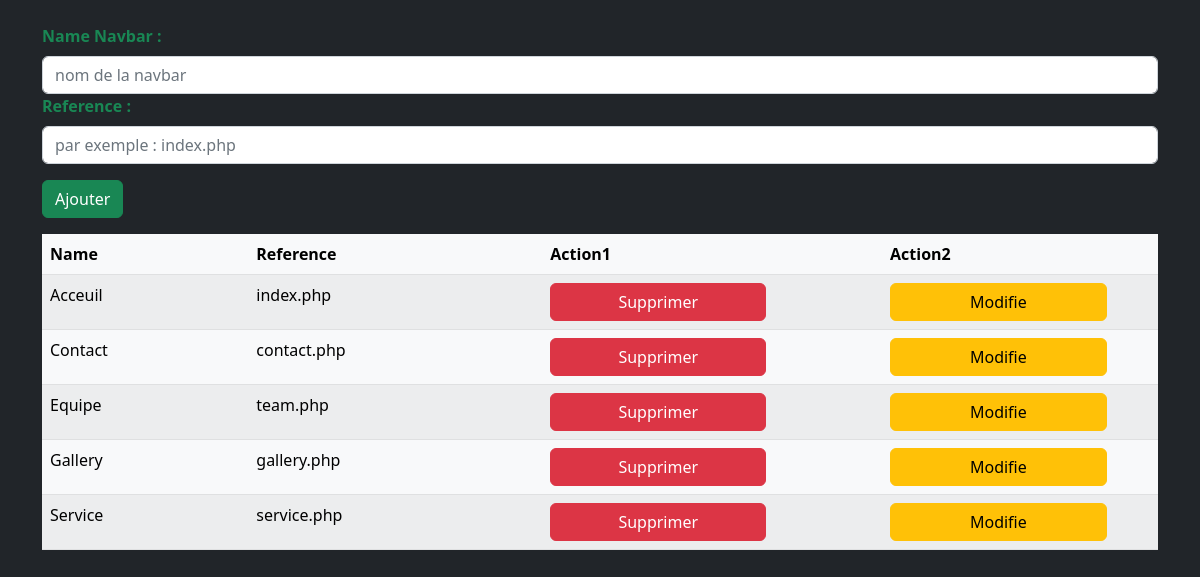
/phpnav/index.php, run on an earlier commit of the app's database.
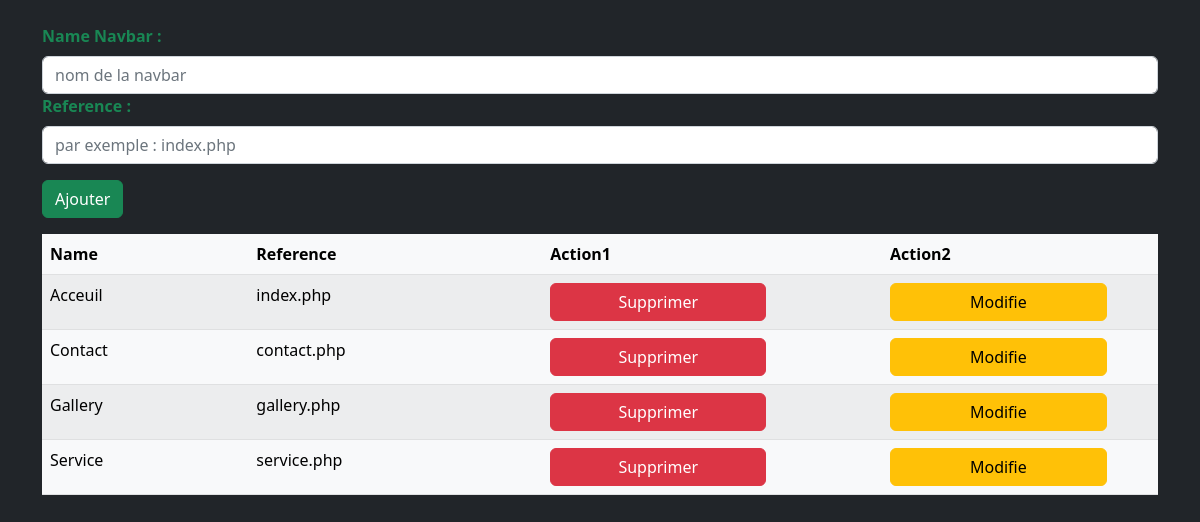
And on a later commit of the database.
### tables this page shows
CREATE TABLE `navbar` (
  `id` int(4) NOT NULL,
  `nav` varchar(30) NOT NULL,
  `refer` varchar(30) NOT NULL
);

### phpnav/index.php (the view, shortened to what this page needs)
<!doctype html>
<html lang="en">
  <head>
    <link href="https://cdn.jsdelivr.net/npm/bootstrap@5.2.3/dist/css/bootstrap.min.css" rel="stylesheet">
  </head>
  <body class="bg-dark">
    <div class="container">
        <form action="ajouternav.php" method="post" class="mt-4">
            <div class="form-group">
                <label for="" class="form-label fw-bold text-success">Name Navbar :</label>
                <input type="text" class="form-control" name="nv" placeholder="nom de la navbar">
            </div>
            <div class="form-group">
                <label for="" class="form-label fw-bold text-success">Reference :</label>
                <input type="text" class="form-control" name="rfr" placeholder="par exemple : index.php">
            </div>
            <input type="submit" value="Ajouter" class="btn btn-success my-3" name="sifat">
        </form>
        <table class="table table-striped table-light">
            <thead>
                <tr>
                    <th>Name</th>
                    <th>Reference</th>
                    <th>Action1</th>
                    <th>Action2</th>
                </tr>
            </thead>
            <tbody>
                <?php
                    include ('../config.php');
                    $jibdata = "SELECT * FROM `navbar` ";
                    $dirlordre = mysqli_query($connexion,$jibdata);
                    while($starjdid = mysqli_fetch_array($dirlordre)){
                ?>
                <tr>
                    <td><?php echo $starjdid['nav']?></td>
                    <td><?php echo $starjdid['refer']?></td>
                    <td><a href="delete.php?ghanmasho=<?php echo $starjdid['id']?>"  class="btn btn-danger col-8">Supprimer</a></td>
                    <td><a href="modification.php?ed=<?php echo $starjdid['id']?>"  class="btn btn-warning col-10">Modifie</a></td>
                </tr>
                <?php
                }
                ?>
            </tbody>
        </table>
    </div>
  </body>
</html>

What changed in the data, as far as the page shows it:
removed navbar: nav "Equipe", refer "team.php"
